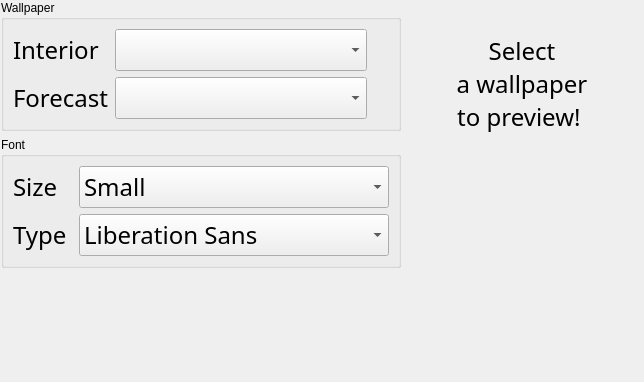
             <widget class="QWidget" name="theme_scroll_widgets">
              <property name="geometry">
               <rect>
                <x>0</x>
                <y>0</y>
                <width>644</width>
                <height>382</height>
               </rect>
              </property>
              <layout class="QVBoxLayout" name="verticalLayout_9">
               <property name="leftMargin">
                <number>0</number>
               </property>
               <property name="topMargin">
                <number>0</number>
               </property>
               <property name="rightMargin">
                <number>0</number>
               </property>
               <property name="bottomMargin">
                <number>0</number>
               </property>
               <item>
                <layout class="QHBoxLayout" name="theme_layout" stretch="0,0">
                 <property name="spacing">
                  <number>0</number>
                 </property>
                 <item>
                  <layout class="QVBoxLayout" name="theme_options_layout">
                   <property name="sizeConstraint">
                    <enum>QLayout::SetMinimumSize</enum>
                   </property>
                   <item>
                    <widget class="QFrame" name="frame">
                     <property name="maximumSize">
                      <size>
                       <width>400</width>
                       <height>16777215</height>
                      </size>
                     </property>
                     <property name="frameShape">
                      <enum>QFrame::NoFrame</enum>
                     </property>
                     <property name="frameShadow">
                      <enum>QFrame::Raised</enum>
                     </property>
                     <layout class="QVBoxLayout" name="verticalLayout">
                      <property name="leftMargin">
                       <number>0</number>
                      </property>
                      <property name="topMargin">
                       <number>0</number>
                      </property>
                      <property name="rightMargin">
                       <number>0</number>
                      </property>
                      <property name="bottomMargin">
                       <number>0</number>
                      </property>
                      <item>
                       <widget class="QGroupBox" name="wallpaper_box">
                        <property name="title">
                         <string>Wallpaper</string>
                        </property>
                        <layout class="QFormLayout" name="formLayout_5">
                         <item row="0" column="0">
                          <widget class="QLabel" name="interior_background_label">
                           <property name="sizePolicy">
                            <sizepolicy hsizetype="Preferred" vsizetype="MinimumExpanding">
                             <horstretch>0</horstretch>
                             <verstretch>0</verstretch>
                            </sizepolicy>
                           </property>
                           <property name="font">
                            <font>
                             <family>Franzo</family>
                             <pointsize>18</pointsize>
                            </font>
                           </property>
                           <property name="text">
                            <string>Interior</string>
                           </property>
                           <property name="wordWrap">
                            <bool>true</bool>
                           </property>
                          </widget>
                         </item>
                         <item row="0" column="1">
                          <widget class="QComboBox" name="interior_background_cbox">
                           <property name="sizePolicy">
                            <sizepolicy hsizetype="MinimumExpanding" vsizetype="Fixed">
                             <horstretch>0</horstretch>
                             <verstretch>0</verstretch>
                            </sizepolicy>
                           </property>
                           <property name="maximumSize">
                            <size>
                             <width>252</width>
                             <height>16777215</height>
                            </size>
                           </property>
                           <property name="font">
                            <font>
                             <family>Franzo</family>
                             <pointsize>18</pointsize>
                            </font>
                           </property>
                           <property name="sizeAdjustPolicy">
                            <enum>QComboBox::AdjustToMinimumContentsLength</enum>
                           </property>
                          </widget>
                         </item>
                         <item row="1" column="0">
                          <widget class="QLabel" name="forecast_background_label">
                           <property name="sizePolicy">
                            <sizepolicy hsizetype="Preferred" vsizetype="MinimumExpanding">
                             <horstretch>0</horstretch>
                             <verstretch>0</verstretch>
                            </sizepolicy>
                           </property>
                           <property name="font">
                            <font>
                             <family>Franzo</family>
                             <pointsize>18</pointsize>
                            </font>
                           </property>
                           <property name="text">
                            <string>Forecast</string>
                           </property>
                           <property name="wordWrap">
                            <bool>true</bool>
                           </property>
                          </widget>
                         </item>
                         <item row="1" column="1">
                          <widget class="QComboBox" name="forecast_background_cbox">
                           <property name="sizePolicy">
                            <sizepolicy hsizetype="MinimumExpanding" vsizetype="Fixed">
                             <horstretch>0</horstretch>
                             <verstretch>0</verstretch>
                            </sizepolicy>
                           </property>
                           <property name="maximumSize">
                            <size>
                             <width>252</width>
                             <height>16777215</height>
                            </size>
                           </property>
                           <property name="font">
                            <font>
                             <family>Franzo</family>
                             <pointsize>18</pointsize>
                            </font>
                           </property>
                          </widget>
                         </item>
                        </layout>
                       </widget>
                      </item>
                      <item>
                       <widget class="QGroupBox" name="font_box">
                        <property name="title">
                         <string>Font</string>
                        </property>
                        <layout class="QFormLayout" name="formLayout_4">
                         <item row="0" column="0">
                          <widget class="QLabel" name="font_scaling_label">
                           <property name="minimumSize">
                            <size>
                             <width>60</width>
                             <height>0</height>
                            </size>
                           </property>
                           <property name="font">
                            <font>
                             <family>Franzo</family>
                             <pointsize>18</pointsize>
                            </font>
                           </property>
                           <property name="text">
                            <string>Size</string>
                           </property>
                          </widget>
                         </item>
                         <item row="0" column="1">
                          <widget class="QComboBox" name="font_scaling_cbox">
                           <property name="sizePolicy">
                            <sizepolicy hsizetype="MinimumExpanding" vsizetype="Fixed">
                             <horstretch>0</horstretch>
                             <verstretch>0</verstretch>
                            </sizepolicy>
                           </property>
                           <property name="font">
                            <font>
                             <family>Franzo</family>
                             <pointsize>18</pointsize>
                            </font>
                           </property>
                           <property name="frame">
                            <bool>true</bool>
                           </property>
                           <item>
                            <property name="text">
                             <string>Small</string>
                            </property>
                           </item>
                           <item>
                            <property name="text">
                             <string>Medium</string>
                            </property>
                           </item>
                           <item>
                            <property name="text">
                             <string>Large</string>
                            </property>
                           </item>
                          </widget>
                         </item>
                         <item row="1" column="0">
                          <widget class="QLabel" name="font_type_label">
                           <property name="font">
                            <font>
                             <family>Franzo</family>
                             <pointsize>18</pointsize>
                            </font>
                           </property>
                           <property name="text">
                            <string>Type</string>
                           </property>
                          </widget>
                         </item>
                         <item row="1" column="1">
                          <widget class="QFontComboBox" name="font_cbox">
                           <property name="sizePolicy">
                            <sizepolicy hsizetype="MinimumExpanding" vsizetype="Fixed">
                             <horstretch>0</horstretch>
                             <verstretch>0</verstretch>
                            </sizepolicy>
                           </property>
                           <property name="font">
                            <font>
                             <family>Franzo</family>
                             <pointsize>18</pointsize>
                            </font>
                           </property>
                           <property name="editable">
                            <bool>false</bool>
                           </property>
                          </widget>
                         </item>
                        </layout>
                       </widget>
                      </item>
                     </layout>
                    </widget>
                   </item>
                   <item>
                    <spacer name="verticalSpacer">
                     <property name="orientation">
                      <enum>Qt::Vertical</enum>
                     </property>
                     <property name="sizeHint" stdset="0">
                      <size>
                       <width>20</width>
                       <height>40</height>
                      </size>
                     </property>
                    </spacer>
                   </item>
                  </layout>
                 </item>
                 <item>
                  <widget class="QLabel" name="preview_label">
                   <property name="sizePolicy">
                    <sizepolicy hsizetype="Fixed" vsizetype="Fixed">
                     <horstretch>0</horstretch>
                     <verstretch>0</verstretch>
                    </sizepolicy>
                   </property>
                   <property name="minimumSize">
                    <size>
                     <width>240</width>
                     <height>380</height>
                    </size>
                   </property>
                   <property name="maximumSize">
                    <size>
                     <width>240</width>
                     <height>380</height>
                    </size>
                   </property>
                   <property name="font">
                    <font>
                     <family>Franzo</family>
                     <pointsize>18</pointsize>
                    </font>
                   </property>
                   <property name="text">
                    <string>
Select 
a wallpaper 
to preview! </string>
                   </property>
                   <property name="scaledContents">
                    <bool>true</bool>
                   </property>
                   <property name="alignment">
                    <set>Qt::AlignHCenter|Qt::AlignTop</set>
                   </property>
                  </widget>
                 </item>
                </layout>
               </item>
              </layout>
             </widget>
